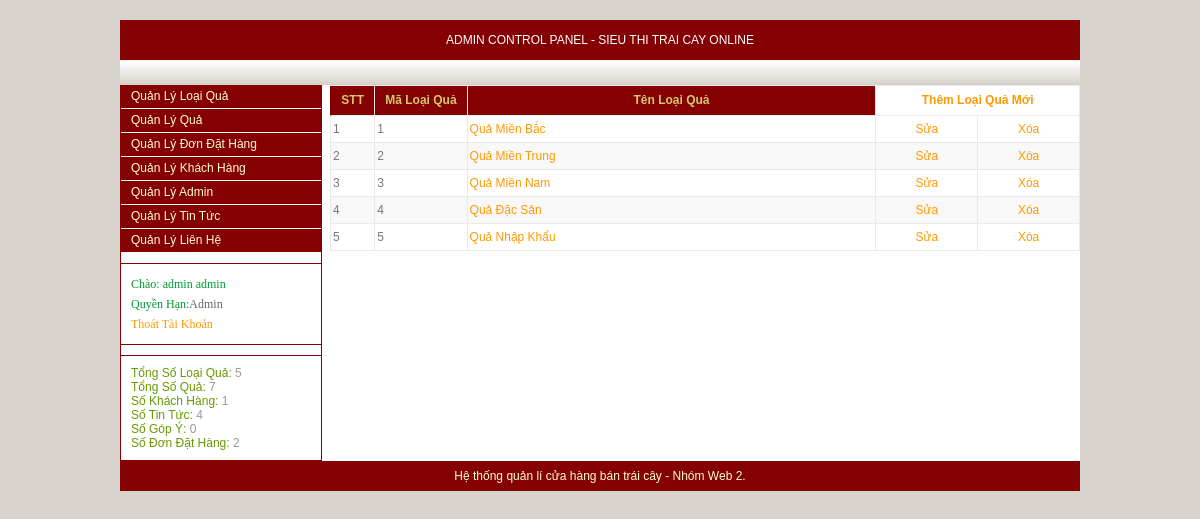
Page /adm/index.php (signed in) on the committed database.
### tables this page shows
CREATE TABLE `loai_qua` (
  `ma_loai` int(11) NOT NULL,
  `ten_loai` varchar(40) NOT NULL
);

### include/thongke.php (called while the page is built)
<?php
	$strSQL="SELECT COUNT(*) FROM loai_qua";
	$so_loai_qua=mysqli_query($ung,$strSQL);
	$rowLOAI=mysqli_fetch_array($so_loai_qua);
	$soloaiqua=$rowLOAI[0];
	$strSQL="SELECT COUNT(*) FROM qua";
	$so_qua=mysqli_query($ung,$strSQL);
	$rowqua=mysqli_fetch_array($so_qua);
	$soqua=$rowqua[0];
	$strSQL="SELECT COUNT(*) FROM khach_hang";
	$khach_hang=mysqli_query($ung,$strSQL);
	$rowKHACH=mysqli_fetch_array($khach_hang);
	$khachhang=$rowKHACH[0];
	$strSQL="SELECT COUNT(*) FROM tin_tuc";
	$tin_tuc=mysqli_query($ung,$strSQL);
	$rowTIN=mysqli_fetch_array($tin_tuc);
	$tintuc=$rowTIN[0];
	$strSQL="SELECT COUNT(*) FROM lien_he";
	$lien_he=mysqli_query($ung,$strSQL);
	$rowLH=mysqli_fetch_array($lien_he);
	$lienhe=$rowLH[0];
	$strSQL="SELECT COUNT(*) FROM dondathang";
	$dondathang=mysqli_query($ung,$strSQL);
	$rowDDH=mysqli_fetch_array($dondathang);
	$dondathang=$rowDDH[0];
?>

### adm/loaiqua/loaiqua.php (the view, shortened to what this page needs)
<?php
	$strSQL="SELECT * FROM loai_qua";
	$loai_qua=mysqli_query($ung,$strSQL);
?>
<table width="750" cellpadding="2" cellspacing="0" border="0" class="admintable" style="border-right:#E9E9E9 1px solid; border-top:#E9E9E9 1px solid;" align="right">
	<tr>
		<th width="40" align="center" style="border-left:#840002 solid 1px;">
			STT
		</th>
		<th width="90" align="center">
			Mã Loại Quả
		</th>
		<th width="420">
			Tên Loại Quả
		</th>
		<th width="200" colspan="2" style="background:#FFFFFF;" align="center">
			<a href="#" onclick="goithem_sua('themloaiqua')">Thêm Loại Quả Mới</a>
		</th>
	</tr>
	<?php $i=0; ?>
		<?php while($row=mysqli_fetch_array($loai_qua)) { $i+=1; ?>
	<tr>
	<?php
			if($i%2==0)
				$mausac="style='background:#F8F8F8;'";
			 else
			 	$mausac="style='background:#FFFFFF;'";
	?>
		<td <?php echo $mausac; ?> >
			<?php echo $i; ?>
		</td>
		<td <?php echo $mausac; ?> >
			<?php echo $row['ma_loai']; ?>
		</td>
		<td <?php echo $mausac; ?> >
			<a href="#" onclick="goithem_sua('sualoaiqua',<?php echo $row['ma_loai']; ?>)"><?php echo $row['ten_loai']; ?></a>
		</td>
		<td width="100" align="center" <?php echo $mausac; ?>>
			<a href="#" onclick="goithem_sua('sualoaiqua',<?php echo $row['ma_loai']; ?>)">Sửa</a>
		</td>
		<td width="100" align="center" <?php echo $mausac; ?>>
			<a href="#" onclick="xoa_loaiqua(<?php echo $row['ma_loai']; ?>)">Xóa</a>
		</td>
	</tr>
		<?php } ?>
</table>

### adm/index.php (shortened to what this page needs)
<?php include('../include/ketnoi.php'); ?>
<!DOCTYPE html PUBLIC "-//W3C//DTD XHTML 1.0 Transitional//EN" "http://www.w3.org/TR/xhtml1/DTD/xhtml1-transitional.dtd">
<html xmlns="http://www.w3.org/1999/xhtml">
<head>
<link rel="stylesheet" type="text/css" href="admstyle.css">
</head>
<body>
<?php
	$thongbao="";
?>
<?php if(!isset($_SESSION['hovatenad']) || ($_SESSION['hovatenad']=="")) { ?>
<form action="" method="post" name="formdangnhapadmin">
<table width="400" border="0" class="admintable" cellpadding="2" cellspacing="0" align="center" style="margin-top:200px; border-right:solid 1px #E9E9E9; border-top:solid 1px #E9E9E9; background:url(../images/security.png) no-repeat right;">
  <tr>
    <th colspan="3">Đăng Nhập ADMIN CONTROL PANEL</th>
  </tr>
  <tr>
    <td>&nbsp;&nbsp;Tên Đăng Nhập</td>
    <td><input name="txttendangnhap" type="text" id="txttendangnhap" style="width:200px;"/>   </td>
	<td rowspan="2"><img src="../images/security.png" width="64" height="64" border="0" /></td>
  </tr>
  <tr>
    <td>&nbsp;&nbsp;Mật Khẩu</td>
    <td><input name="txtpass" type="password" id="txtpass" style="width:200px;" />   </td>
  </tr>
  <tr>
    <td colspan="3" style="color:#CC3300;" align="center"><?php echo $thongbao ; ?></td>
  </tr>
  <tr>
    <td colspan="3" align="center"><input type="submit" name="Submit" style="background:#FFFFFF; color:#000000;" value="Đăng Nhập" /></td>
  </tr>
</table>
</form>
<?php } else { ?>
	<table border="0" cellpadding="0" cellspacing="0" width="960" align="center" style="margin-top:20px; margin-bottom:20px; background:#FFFFFF;">
		<tr>
			<td height="40" style="color:#FFFFFF; background:#840002;" colspan="2" align="center">
				ADMIN CONTROL PANEL - SIEU THI TRAI CAY ONLINE
			</td>
		</tr>
		<tr>
			<td height="25" style="color:#FF6600; background:url(../images/trang.jpg) repeat-x;" colspan="2" align="right">
		  </td>
		</tr>
		<tr>
			<td width="200" valign="top" style="border-right: 1px #840002 solid; border-left: 1px #840002 solid;">
			<div class="menuleft">
					<a href="#" onclick="adm_chuyentrang('quanlyloaiqua')">Quản Lý Loại Quả</a>
					<a href="#" onclick="adm_chuyentrang('quanlyqua')">Quản Lý Quả</a>
					<a href="#" onclick="adm_chuyentrang('quanlydondathang')">Quản Lý Đơn Đặt Hàng</a>
					<a href="#" onclick="adm_chuyentrang('quanlykhachhang')">Quản Lý Khách Hàng</a>
					<a href="#" onclick="adm_chuyentrang('quanlyadmin')">Quản Lý Admin</a>
					<a href="#" onclick="adm_chuyentrang('quanlytintuc')">Quản Lý Tin Tức</a>
					<a href="#" onclick="adm_chuyentrang('quanlylienhe')">Quản Lý Liên Hệ</a>
			</div>
			<div style="width:200px; margin-top:10px; margin-bottom:10px; background:#FFFFFF; color:#009933; line-height:30px;
			border:#840002 solid 1px; border-right:none; border-left:none;">
			<p class="pp">
				Chào: <?php echo $_SESSION['hovatenad'] ;?>
				<br />
				Quyền Hạn:<font color="#666666"><?php if($_SESSION['phanquyen']=='admin') echo "Admin"; else echo "Quản Trị Viên"; ?></font>
				<br />
				<a href="#" onclick="tquattaikquan('tquat')">Thoát Tài Khoản</a>
			</p>
			</div>
			<?php include('../include/thongke.php'); ?>
			<div style="margin-top:4px;padding:10px; background:#66A111; color:#FFFFCC; border:1px #840002 solid;
			background:#FFFFFF; color:#999999; text-align:left; border-right:none; border-left:none;">
					<span class="demuc"> Tổng Số Loại Quả:</span> <?php echo $soloaiqua; ?>
					<br />
					<span class="demuc">Tổng Số Quả:</span> <?php echo $soqua; ?>
					<br />
					<span class="demuc">Số Khách Hàng:</span> <?php echo $khachhang; ?>
					<br />
					<span class="demuc">Số Tin Tức:</span> <?php echo $tintuc; ?>
					<br />
					<span class="demuc">Số Góp Ý:</span> <?php echo $lienhe; ?>
					<br />
					<span class="demuc">Số Đơn Đặt Hàng:</span> <?php echo $dondathang; ?>
				</div>
			</td>
			<td width="760" valign="top">
					<?php
					if(isset($_POST['trangchuyen']))
					{
						$hienthi=$_POST['trangchuyen'];
						if($hienthi=='quanlyloaiqua')
							include_once('loaiqua/loaiqua.php');
						else if($hienthi=='quanlyqua')
							include_once('qua/qua.php');
						else if($hienthi=='quanlylienhe')
							include_once('lienhe/inlienhe.php');
						else if($hienthi=='quanlytintuc')
							include_once('tintuc/tintuc.php');
						else if($hienthi=='quanlykhachhang')
							include_once('khachhang/khachang.php');
						else if($hienthi=='quanlyadmin')
							include_once('admin/admin.php');
						else if($hienthi=='quanlydondathang')
							include_once('dondathang/dondathang.php');
						else if($hienthi=='xlloaiqua')
							include_once('loaiqua/xl_loaiqua.php');
						else if($hienthi=='xlqua')
							include_once('qua/xl_qua.php');
						else if($hienthi=='xllienhe')
							include_once('lienhe/xl_lienhe.php');
						else if($hienthi=='chitietlienhe')
							include_once('lienhe/chitiet.php');
						else if($hienthi=='xlkhachhang')
							include_once('khachhang/xl_khachang.php');
						else if($hienthi=='chitietkh')
							include_once('khachhang/chitietkhachhang.php');
						else if($hienthi=='xltintuc')
							include_once('tintuc/xl_tintuc.php');
						else if($hienthi=='themtintuc')
							include_once('tintuc/themtintuc.php');
						else if($hienthi=='suatintuc')
							include_once('tintuc/suatintuc.php');
						else if($hienthi=='xladmin')
							include_once('admin/xl_admin.php');
						else if($hienthi=='xl_dondathang')
							include_once('dondathang/xl_dathang.php');
						else if($hienthi=='chitiet_dh')
							include_once('dondathang/chitietdonhang.php');
					}
						else
							include_once('loaiqua/loaiqua.php');
					?>
			</td>
		</tr>
		<tr>
			<td colspan="2" height="30" style="color:#FFFFCC; background:#840002;" align="center" valign="middle">
			Hệ thống quản lí cửa hàng bán trái cây - Nhóm Web 2.
			</td>
		</tr>
	</table>
<?php } ?>
</body>
</html>

### adm/admstyle.css (style rules this page uses)
Body { background:#D8D4CD url(../images/bg.jpg) no-repeat fixed; color:#888888; font-family:Arial, Helvetica, sans-serif; font-size:12px; margin-bottom:0px; margin-top:0px; margin-left:0px; margin-right:0px; }
a:link { color:#FF9900; text-decoration:none; }
.menuleft { width:200px; border:0px; }
.menuleft a:link { background:#840002; color:#FFFFCC; line-height:23px; text-decoration:none; border-bottom:solid #FFFFFF 1px; display:block; padding-left:10px; }
.demuc { color:#669900; }
.admintable { border:1px; }
.admintable TD { background:#FFFFFF; border-left:#E9E9E9 1px solid; border-bottom:#E9E9E9 1px solid; line-height:22px; color:#777777; }
.admintable TH { background:#840002; color:#d4c86e; line-height:25px; border-left:#E9E9E9 1px solid; border-bottom:#E9E9E9 1px solid; }
.pp { margin:10px; font-size:12px; font-family:tahoma; line-height:20px; }

### rows in the picture
loai_qua: ma_loai "1", ten_loai "Quả Miền Bắc"
loai_qua: ma_loai "2", ten_loai "Quả Miền Trung"
loai_qua: ma_loai "3", ten_loai "Quả Miền Nam"
loai_qua: ma_loai "4", ten_loai "Quả Đặc Sản"
loai_qua: ma_loai "5", ten_loai "Quả Nhập Khẩu"

### other values in the picture
$_SESSION['hovatenad'] "admin admin"
$soloaiqua "5"
$soqua "7"
$khachhang "1"
$tintuc "4"
$lienhe "0"
$dondathang "2"
